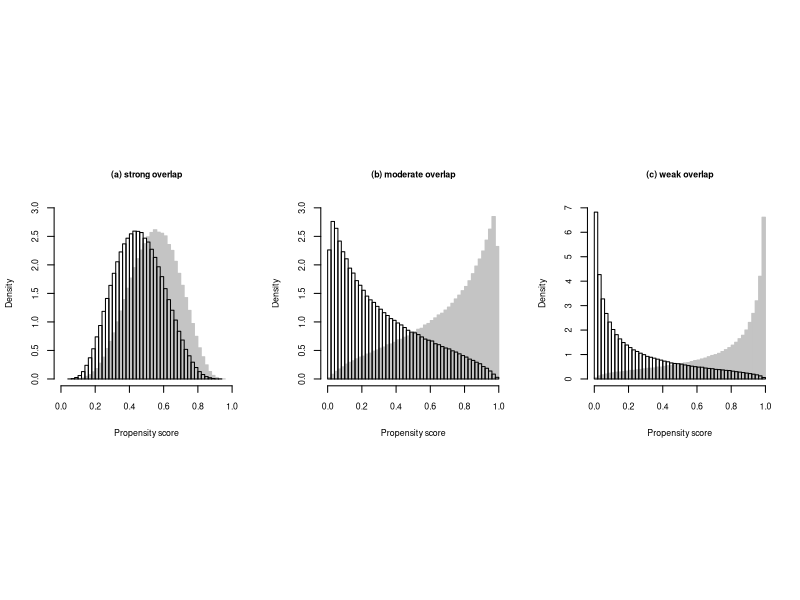

Generate this figure with R:
#visualization for weak, moderate and srong overlap in Web Figure 1
#Author: Zhiqiang Cao
###Date: 2022.12.19

rm(list = ls())

library(survival) 
library(mvtnorm)
library(data.table)

#etermine true value of a0
generatea0 <- function(prev, lower, upper, gamma, nsim=100){
  A0 <- seq(lower, upper, length = nsim)
  PREV <- rep(0,nsim)
  N <- 100000
  
  # covariates
  rho <- 0.5
  #########comment: to keep consistent with main function of generating covariates
  R <- (1-rho) * diag(3) + rho * matrix(1,3,3)
  xc <- rmvnorm(N, rep(0,3), R)
  # generate binary covariates X4 X5 X6
  xb <- cbind(rbinom(n=N,size=1,p=0.5),rbinom(n=N,size=1,p=0.5),rbinom(n=N,size=1,p=0.5))
  W <- cbind(1, xc, xb)
  
  # coefficients
  ac <- gamma*c(0.15, 0.3, 0.3)
  ab <- -gamma*c(0.2, 0.25, 0.25)
  
  # Monte Carlo estimates of prev
  for(i in 1:nsim){
    a0 <- A0[i]
    a <- c(a0, ac, ab)
    e <- plogis(c(W%*%a))
    PREV[i] <- mean(e)
    #print(i)
  }
  return(A0[which.min(abs(PREV-prev))])
}


a0_cand <- sapply(list(1,2,3,4,5), function(g) generatea0(prev=0.5, lower=-5, upper=5, gamma=g))

###gampar=1,3,5 corresponding to strong,moderate and weak overlap
visualizedata <- function(gampar,choice){
  a0 <- a0_cand[gampar]
  N = 1000000  #sample size
  set.seed(123456+500)
  rho = 0.5
  R <- (1-rho) * diag(3) + rho * matrix(1,3,3)
  #generate continuous covariates X4,X5,X6
  xc <- rmvnorm(N, rep(0,3), R)
  #generate binary covariates X4,X5,X6
  xb = cbind(rbinom(n=N,size=1,p=0.5),rbinom(n=N,size=1,p=0.5),rbinom(n=N,size=1,p=0.5))
  x = cbind(xc,xb)
  
  # selection probability for trial
  ac <- gampar*c(0.15, 0.3, 0.3)
  ab <- -gampar*c(0.2, 0.25, 0.25)
  a <- c(a0, ac, ab)
  e <- plogis(c(cbind(1,x)%*%a))
  z <- rbinom(N, 1, e)
  # histograms
  if(choice==1){
    hist(e[z==1],breaks=50,col="gray77",border="gray77",main=paste("(a) strong overlap"),
         xlim=c(0,1),ylim=c(0,3),xlab="Propensity score",freq=F,
         cex.lab = 0.8, cex.axis = 0.8 ,cex.main = 0.8, cex = 0.8)
    hist(e[z==0],breaks=50,col="NA",add=TRUE,freq=F)
  }else if(choice==2){
    hist(e[z==1],breaks=50,col="gray77",border="gray77",main=paste("(b) moderate overlap"),
         xlim=c(0,1),ylim=c(0,3),xlab="Propensity score",freq=F,
         cex.lab = 0.8, cex.axis = 0.8 ,cex.main = 0.8, cex = 0.8)
    hist(e[z==0],breaks=50,col="NA",add=TRUE,freq=F)
  }else if(choice==3){
    hist(e[z==1],breaks=50,col="gray77",border="gray77",main=paste("(c) weak overlap"),
         xlim=c(0,1),ylim=c(0,7),xlab="Propensity score",freq=F,
         cex.lab = 0.8, cex.axis = 0.8 ,cex.main = 0.8, cex = 0.8)
    hist(e[z==0],breaks=50,col="NA",add=TRUE,freq=F)
  }
}

op <- par(mfrow = c(1, 3), pty = "s")
visualizedata(gampar=1,choice=1)
visualizedata(gampar=3,choice=2)
visualizedata(gampar=4,choice=3)
par(op)
